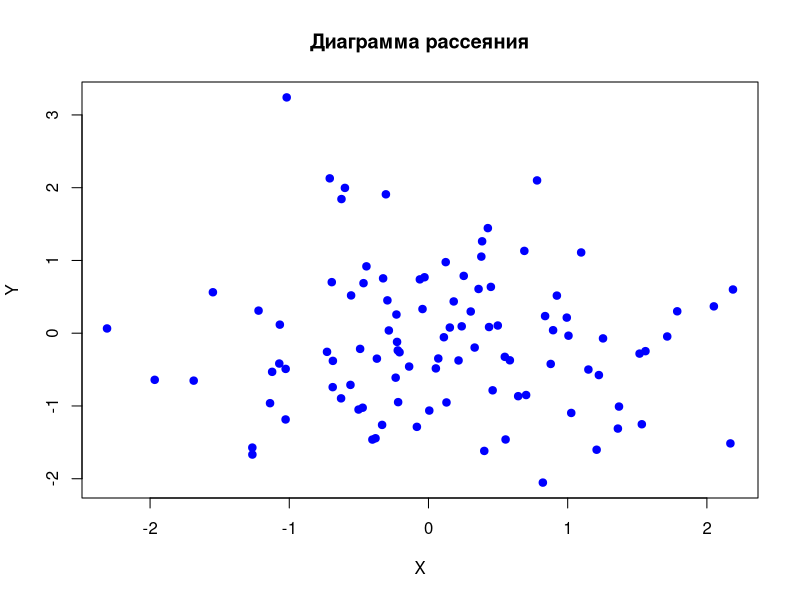
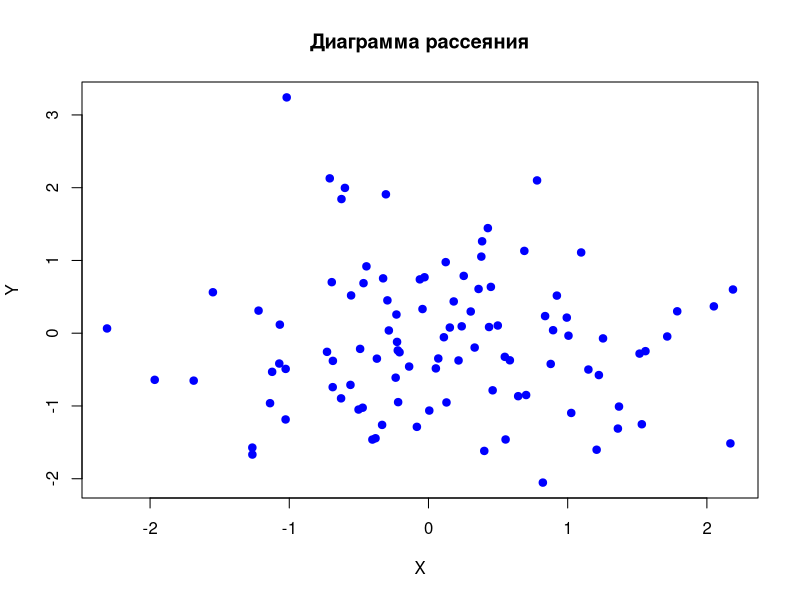

Source code (R) for these figures, in order:
# Генерация случайных данных для диаграммы рассеяния
set.seed(123)  # для воспроизводимости
x <- rnorm(100)
y <- rnorm(100)

# Создание диаграммы рассеяния
plot(x, y, 
     main = "Диаграмма рассеяния", 
     xlab = "X", 
     ylab = "Y",
     pch = 19,  # тип точки
     col = "blue")  # цвет точек

# Генерация случайного имени файла
random_name <- paste0("scatter_plot_", sample(1000:9999, 1), ".png")

# Сохранение диаграммы в файл
png(random_name, width = 800, height = 600)
plot(x, y, 
     main = "Диаграмма рассеяния", 
     xlab = "X", 
     ylab = "Y",
     pch = 19, 
     col = "blue")
dev.off()

cat("Диаграмма рассеяния сохранена в файл:", random_name, "\n")
